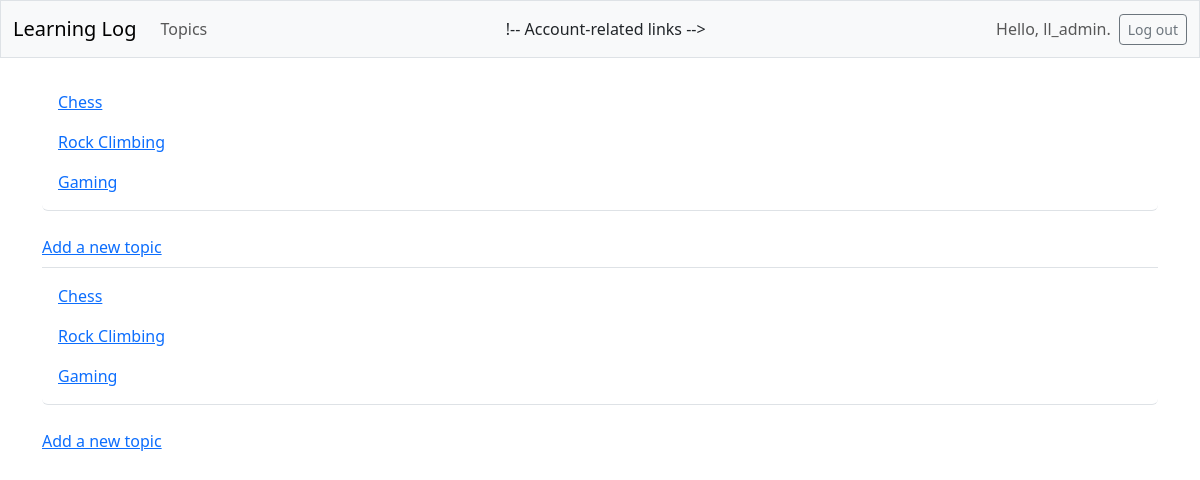
The app's page /topics/ (signed in), older data.
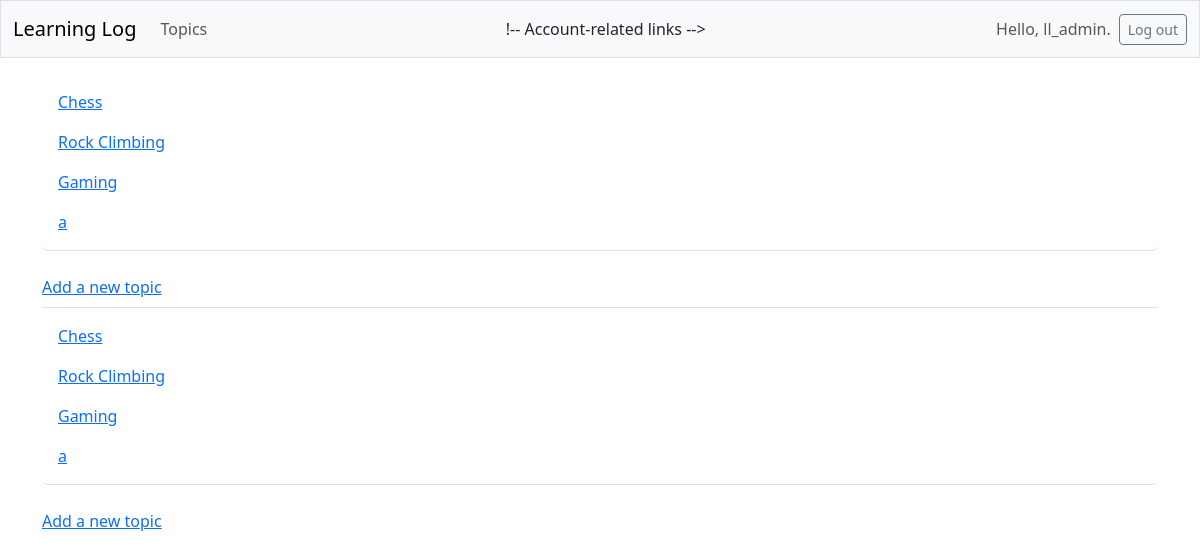
The same page, newer data.
### learning_logs/models.py (models this page shows, shortened)
class Topic(models.Model):
    text = models.CharField(max_length=200)
    date_added = models.DateTimeField(auto_now_add=True)
    owner = models.ForeignKey(User, on_delete=models.CASCADE)

### learning_logs/views.py (the view)
# urls.py: path('topics/', views.topics, name='topics'),
@login_required
def topics(request):
    topics = Topic.objects.filter(owner=request.user).order_by('date_added')
    topics = Topic.objects.order_by('date_added')
    context = {'topics': topics}
    return render(request, 'learning_logs/topics.html', context)

### learning_logs/templates/learning_logs/topics.html
{% extends "learning_logs/base.html" %}
{% block page_header %}
{% block content %}
    <ul class="list-group border-bottom pb-2 mb-4">
        {% for topic in topics %}
            <li class="list-group-item border-0">
                <a href="{% url 'learning_logs:topic' topic.id %}">
                    {{ topic.text }}</a>
            </li>
        {% empty %}
            <li class="list-group-item border-0">No topics have been added yet.</li>
        {% endfor %}
    </ul>
    <a href="{% url 'learning_logs:new_topic' %}">Add a new topic</a>
{% endblock content %}
{% endblock page_header %}

### learning_logs/templates/learning_logs/base.html (shortened to what this page needs)
<!doctype html>
<html lang="en">
<head>
    {% load django_bootstrap5 %}
    {% bootstrap_css %}
</html>
<body>
    <nav class="navbar navbar-expand-md navbar-light bg-light mb-4 border">
        <div class="container-fluid">
            <a class="navbar-brand" href="{% url 'learning_logs:index' %}">
                Learning Log</a>
            <div class="collapse navbar-collapse" id="navbarCollapse">
                <ul class="navbar-nav me-auto mb-2 mb-md-0">
                    <li class="nav-item">
                        <a class="nav-link" href="{% url 'learning_logs:topics' %}">
                            Topics</a></li>
                </ul>
                !-- Account-related links -->
                <ul class="navbar-nav ms-auto mb-2 mb-md-0">
                    {% if user.is_authenticated %}
                        <li class="nav-item">
                            <span class="navbar-text me-2">Hello, {{ user.username }}.
                                </span></li>
                    {% endif %}
                </ul>
                {% if user.is_authenticated %}
                    <form action="{% url 'users:logout' %}" method='post'>
                        <button name='submit' class='btn btn-outline-secondary btn-sm'>
                            Log out</button>
                    </form>
                {% endif %}
            </div>
        </div>
    </nav>
    <main class="container">
        <div class="pb-2 mb-2 border-bottom">
            {% block page_header %}{% endblock page_header %}
        </div>
        <div>
            {% block content %}{% endblock content %}
        </div>
    </main>
</body>
</html>

Row changes from the older to the newer data that the page shows:
added Topic: text "a"
